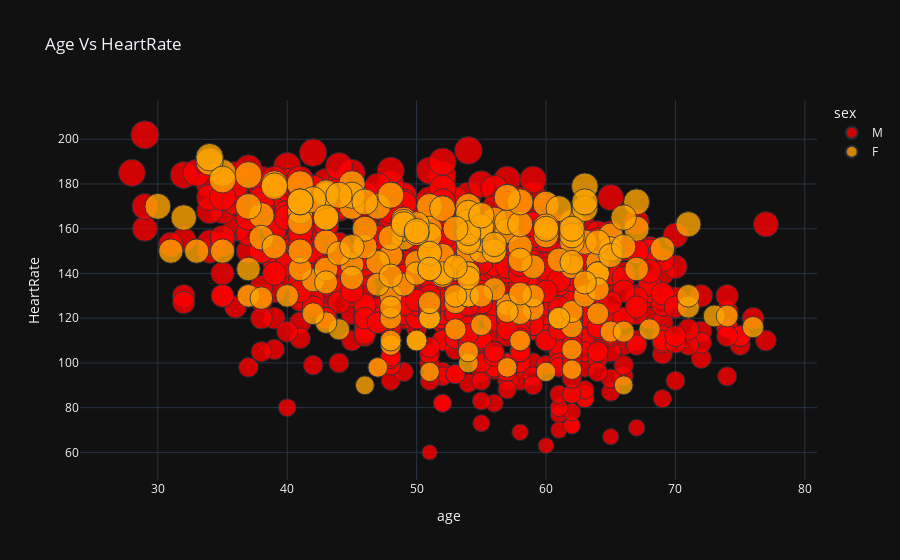

Source (notebook cell):
### Markdown cell above
A normal resting heart rate for adults ranges from 60 to 100 beats per minute. Generally, a lower heart rate at rest implies more efficient heart function and better cardiovascular fitness


A normal blood pressure level is less than 120/80 mmHg. No matter your age, you can take steps each day to keep your blood pressure in a healthy range

### Code cell
px.scatter(df,x='Age',y='MaxHR',color='Sex',size='MaxHR',labels={'Age':'age','MaxHR':'HeartRate','Sex':'sex'},
           template='plotly_dark',opacity=0.8,color_discrete_map={'F':'orange','M':'red'},title='Age Vs HeartRate')

### Figure 1 — Plotly figure (JSON) as saved in the notebook; plotly's stock layout.template omitted (floating-point values rounded to 4 significant figures; data arrays with more than 128 entries replaced by an {"elided": "..."} marker saying what was removed)
{"data": [{"hovertemplate": "sex=M<br>age=%{x}<br>HeartRate=%{marker.size}<extra></extra>", "legendgroup": "M", "marker": {"color": "red", "opacity": 0.8, "size": {"elided": "725 int values"}, "sizemode": "area", "sizeref": 0.505, "symbol": "circle"}, "mode": "markers", "name": "M", "orientation": "v", "showlegend": true, "type": "scatter", "x": {"elided": "725 int values"}, "xaxis": "x", "y": {"elided": "725 int values"}, "yaxis": "y"}, {"hovertemplate": "sex=F<br>age=%{x}<br>HeartRate=%{marker.size}<extra></extra>", "legendgroup": "F", "marker": {"color": "orange", "opacity": 0.8, "size": {"elided": "193 int values"}, "sizemode": "area", "sizeref": 0.505, "symbol": "circle"}, "mode": "markers", "name": "F", "orientation": "v", "showlegend": true, "type": "scatter", "x": {"elided": "193 int values"}, "xaxis": "x", "y": {"elided": "193 int values"}, "yaxis": "y"}], "layout": {"legend": {"itemsizing": "constant", "title": {"text": "sex"}, "tracegroupgap": 0}, "title": {"text": "Age Vs HeartRate"}, "xaxis": {"anchor": "y", "domain": [0, 1], "title": {"text": "age"}}, "yaxis": {"anchor": "x", "domain": [0, 1], "title": {"text": "HeartRate"}}}}
